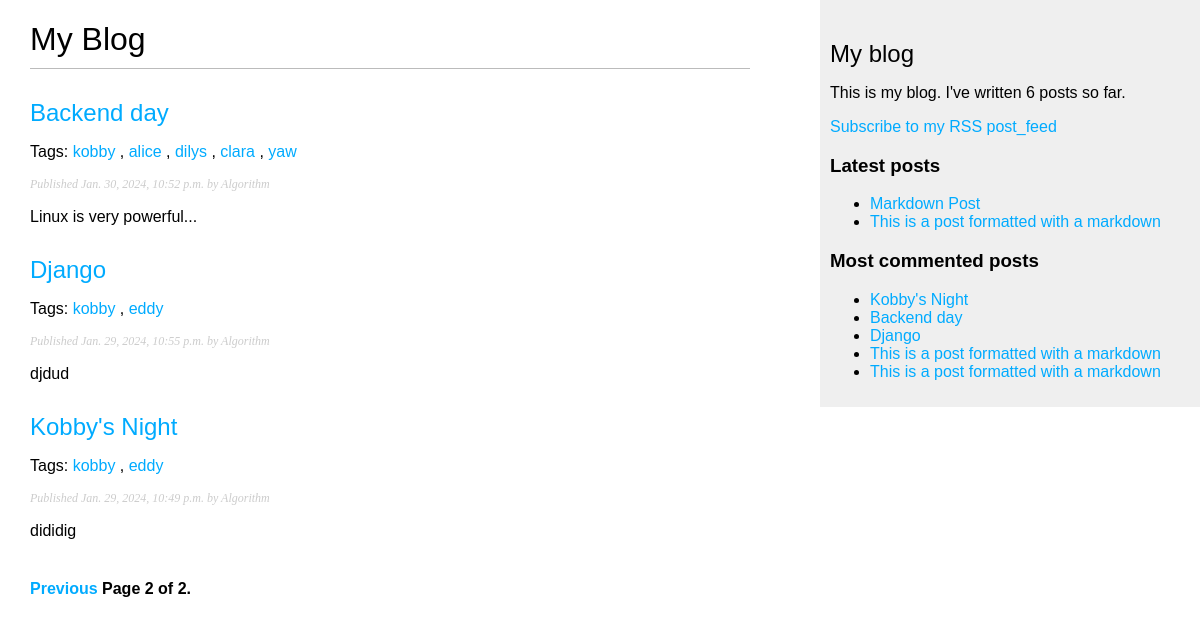
Screenshot of /blog/?page=2 with the database file from the repository.
### blog/models.py (models this page shows, shortened)
class Post(models.Model):
    class Status(models.TextChoices):
        DRAFT = 'DF', 'Draft'
        PUBLISHED = 'PB', 'Published'
    author = models.ForeignKey(get_user_model(), on_delete=models.CASCADE,
                               related_name = 'blog_posts')
    title = models.CharField(max_length=250)
    slug = models.SlugField(max_length=250,unique_for_date='publish')
    body = models.TextField()
    publish = models.DateTimeField(default = timezone.now)
    created = models.DateTimeField(auto_now_add=True)
    updated = models.DateTimeField(auto_now=True)
    status = models.CharField(max_length=2,choices=Status.choices,
                              default=Status.DRAFT)
    objects = models.Manager()
    published = PublishedManager()
    tags = TaggableManager()
    class Meta:
        ordering = ['-publish']
        indexes = [models.Index(fields=['-publish']),]
    def get_absolute_url(self):
        return reverse('blog:post_detail',
                       args=[self.publish.year, self.publish.month,self.publish.day,self.slug])

### blog/views.py (the view)
# urls.py: path('',views.postlist,name='post_list'),
def postlist(request,tag_slug=None):
    post_list = Post.published.all()
    tag = None
    if tag_slug:
        tag = get_object_or_404(Tag,slug=tag_slug)
        post_list = post_list.filter(tags__in=[tag])
    paginator = Paginator(post_list,3)
    page_number = request.GET.get('page',1)
    try:
        posts = paginator.page(page_number)
    except PageNotAnInteger:
        posts = paginator.page(1)
    except EmptyPage:
        posts = paginator.page(paginator.num_pages)
    return render(request,'blog/postlist.html',{'posts':posts,'tag':tag})

### blog/models.py (called while the page is built)
    def get_queryset(self):
        return super().get_queryset().filter(status=Post.Status.PUBLISHED)

### blog/templatetags/blog_tags.py (called while the page is built)
@register.simple_tag
def total_posts():
    return Post.published.count()

@register.inclusion_tag('blog/latest.html')
def show_latest_posts(count=5):
    latest_posts = Post.published.order_by('-publish')[:count]
    return {'latest_posts': latest_posts}

@register.simple_tag
def get_most_commented_posts(count=5):
    return Post.published.annotate(
        total_comments=Count('comments')
    ).order_by('-total_comments')[:count]

@register.filter(name='markdown')
def markdown_format(text):
    return mark_safe(markdown.markdown(text))

### templates/blog/postlist.html (shortened to what this page needs)
{% extends "base.html" %}
{% load blog_tags %}
{% block content %}
 <h1>My Blog</h1>
 {% for post in posts %}
 <h2>
 <a href="{{post.get_absolute_url}}">
 {{ post.title }}
</a>
 </h2>
 <p class="tags">
    Tags:
    {% for tag in post.tags.all %}
    <a href="{% url "blog:list_by_tag" tag.slug %}">
    {{ tag.name }}
    </a>
    {% if not forloop.last %}, {% endif %}
    {% endfor %}
    </p>
    <p class="date">
 Published {{ post.publish }} by {{ post.author }}
 </p>
 {{ post.body|markdown|truncatewords_html:30}}
 {% endfor %}
 {% include "pagination.html" with page=posts %}
{% endblock content %}

### templates/base.html (shortened to what this page needs)
{% load blog_tags %}
{% load static %}
<!DOCTYPE html>
<html>
<head>
 <link href="{% static "css/blog.css" %}" rel="stylesheet">
</head>
<body>
 <div id="content">
 {% block content %}
 {% endblock %}
 </div>
 <div id="sidebar">
 <h2>My blog</h2>
 <p>
 This is my blog.
 I've written {% total_posts %} posts so far.
 </p>
 <p>
    <a href="{% url "blog:post_feed" %}">
        Subscribe to my RSS post_feed
    </a>
</p>
 <h3>Latest posts</h3>
 {% show_latest_posts 2%}
 <h3>Most commented posts</h3>
 {% get_most_commented_posts as most_commented_posts %}
 <ul>
 {% for post in most_commented_posts %}
 <li>
 <a href="{{ post.get_absolute_url }}">{{ post.title }}</a>
 </li>
 {% endfor %}
 </ul>
 </div>
</body>
</html>

### templates/blog/latest.html
<ul>
    {% for post in latest_posts %}
    <li>
    <a href="{{ post.get_absolute_url }}">{{ post.title }}</a>
    </li>
    {% endfor %}
   </ul>

### static/css/blog.css (style rules this page uses)
body { margin:0; padding:0; font-family:helvetica, sans-serif; }
a { color:#00abff; text-decoration:none; }
h1 { font-weight:normal; border-bottom:1px solid #bbb; padding:0 0 10px 0; }
h2 { font-weight:normal; margin:30px 0 0; }
#content { float:left; width:60%; padding:0 0 0 30px; }
#sidebar { float:right; width:30%; padding:10px; background:#efefef; height:100%; }
p.date { color:#ccc; font-family: georgia, serif; font-size: 12px; font-style: italic; }

### rows the page displays
Post: title "Backend day", publish "Jan. 30, 2024, 10:52 p.m.", author "Algorithm", body "Linux is very powerful..."
Tag: name "kobby"
Tag: name "alice"
Tag: name "dilys"
Tag: name "clara"
Tag: name "yaw"
Post: title "Django", publish "Jan. 29, 2024, 10:55 p.m.", author "Algorithm", body "djdud"
Tag: name "eddy"
Post: title "Kobby's Night", publish "Jan. 29, 2024, 10:49 p.m.", author "Algorithm", body "dididig"
Post: title "Markdown Post"
Post: title "This is a post formatted with a markdown"
Post: title "This is a post formatted with a markdown"

### other values shown
{{ page.number }} "2"
{{ page.paginator.num_pages }} "2"
